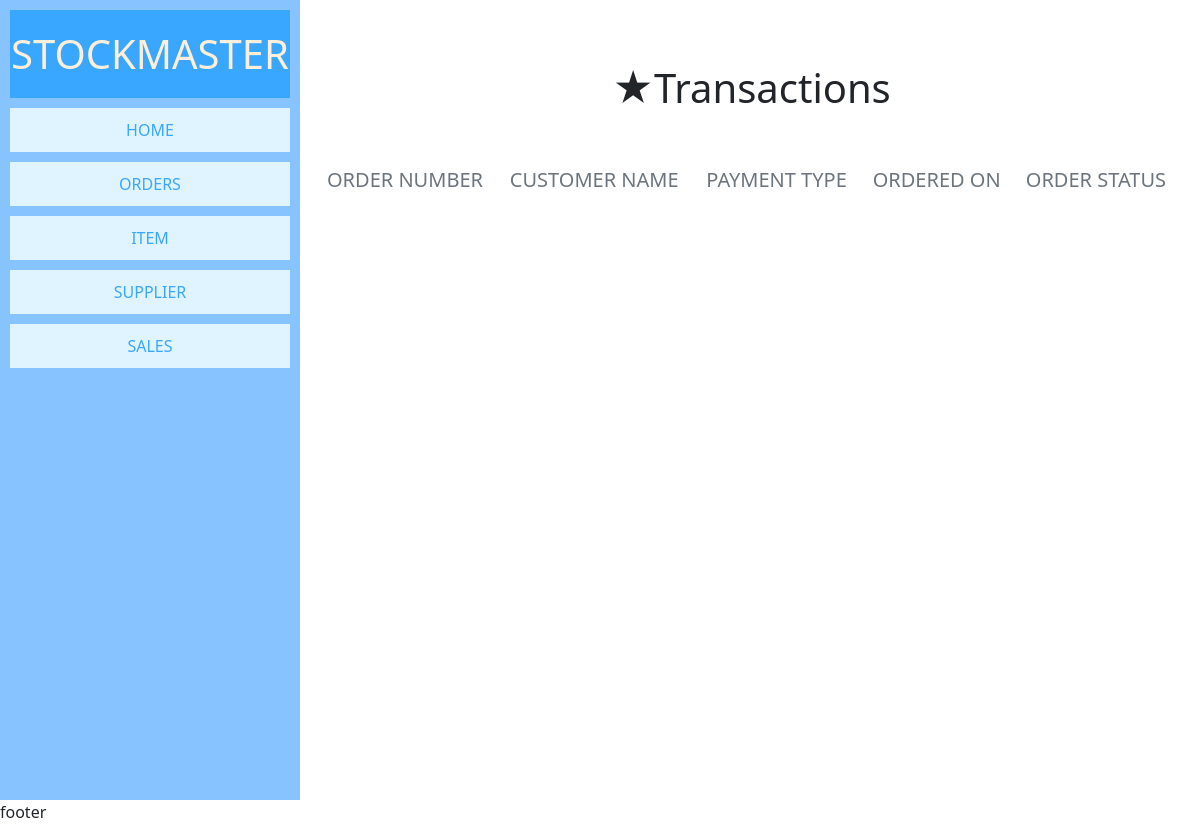
The page /pages/orders.php on the database as committed earlier.
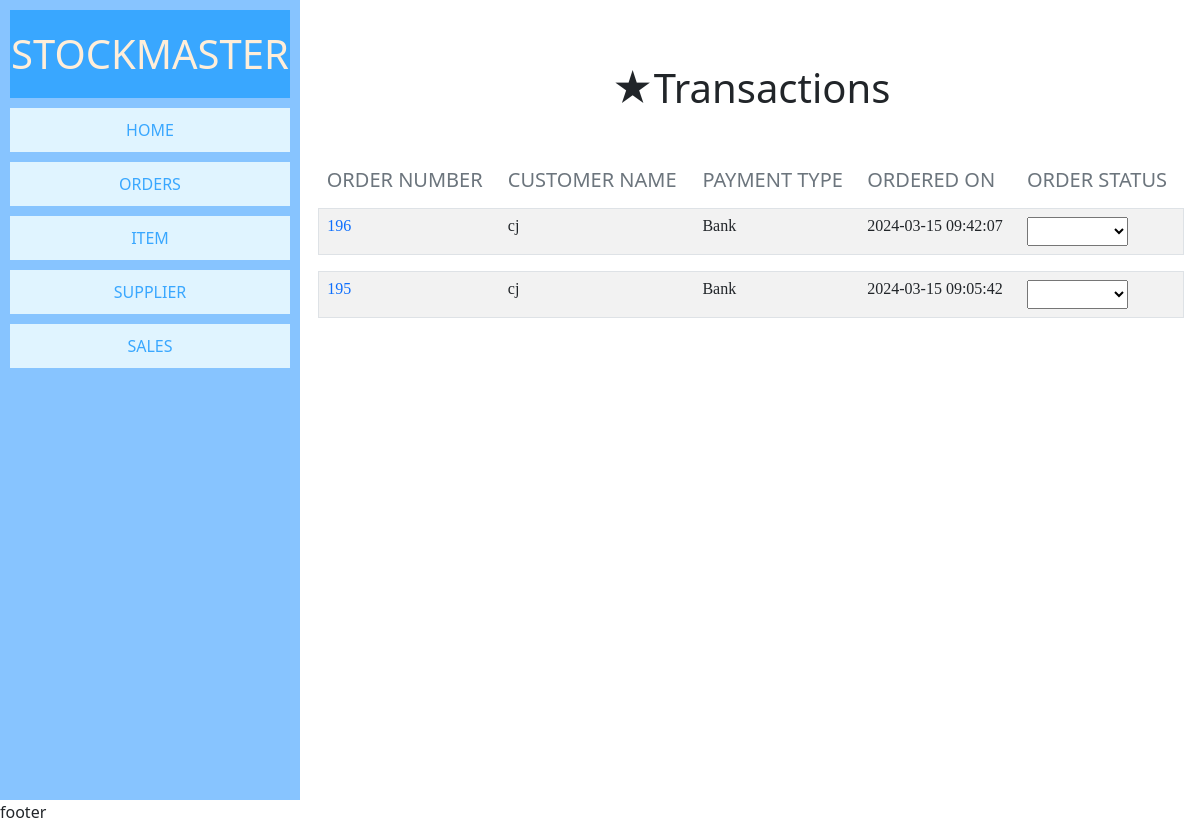
The same page on the database as committed later.
### tables this page shows
CREATE TABLE `order_details` (
  `order_details_id` int(11) NOT NULL,
  `item_id` int(11) NOT NULL,
  `item_quantity` int(11) NOT NULL,
  `item_price` int(11) NOT NULL,
  `item_subtotal` int(11) NOT NULL,
  `order_id` int(11) NOT NULL
);

CREATE TABLE `orders` (
  `order_id` int(11) NOT NULL,
  `customer_name` varchar(55) NOT NULL,
  `customer_phone` varchar(25) NOT NULL,
  `payment_type` enum('Cash','Bank','GCash') NOT NULL,
  `ref_num` int(11) NOT NULL,
  `amount_tendered` int(11) NOT NULL,
  `total_amount` int(11) NOT NULL,
  `change_amount` int(11) NOT NULL,
  `vat` int(11) NOT NULL,
  `discount` int(11) NOT NULL,
  `created_at` datetime NOT NULL DEFAULT current_timestamp()
);

### pages/orders.php (the view, shortened to what this page needs)
<?php
    require '../source/code.php';
?>
<?php
    if(!isset($orderData)){
        $orderData =[];
    }
    $sqlgetOrder = "SELECT *, orders.created_at,order_details.item_quantity
    FROM item
    JOIN order_details ON item.item_id = order_details.item_id
    JOIN orders ON order_details.order_id = orders.order_id GROUP BY orders.order_id";
    $orderResult = mysqli_query($conn, $sqlgetOrder);
        while($rowOrder = $orderResult -> fetch_assoc()){
            $orderData[] = $rowOrder;
        }
?>
<!DOCTYPE html>
<html lang="en">
<head>
</head>
<body>
    <div class="stock-container">
        <div class="side-nav">
            <h1 style="text-align:center;background-color: #39A7FF;color: #FFEED9;margin: 10px;padding: 20px 0">STOCKMASTER</h1>
            <div class="wrapper">
                <div><a href="index.php">HOME</a></div>
                <div><a href="orders.php">ORDERS</a></div>
                <div><a href="item.php">ITEM</a></div>
                <div><a href="supplier.php">SUPPLIER</a></div>
                <div><a href="sales.php">SALES</a></div>
            </div>
        </div>
        <div class="main">
            <div class="card-body mt-5">
            <h1 class="text-center">★Transactions</h1>
            <table class="table table-striped table-borderless mt-5">
                <thead>
                    <tr>
                        <th><h5 class="text-secondary">ORDER NUMBER</th>
                        <th><h5 class="text-secondary">CUSTOMER NAME</th>
                        <th><h5 class="text-secondary">PAYMENT TYPE</th>
                        <th><h5 class="text-secondary">ORDERED ON</th>
                        <th><h5 class="text-secondary">ORDER STATUS</th>
                    </tr>
                </thead>
                <tbody>
                    <?php $orderData = array_reverse($orderData); foreach ($orderData as $rowOrder) { ?>
                        <tr style="font-size: 16px; font-family:verdana;" class="border rounded trans" data-bs-toggle="collapse" data-bs-target="#collapse_<?php echo $rowOrder['order_id']; ?>" data-order-id="<?php echo $rowOrder['order_id']; ?>">
                            <td class="text-primary"><?php echo $rowOrder['order_id']; ?></td>
                            <td><?php echo $rowOrder['customer_name']; ?></td>
                            <td><?php echo $rowOrder['payment_type']; ?></td>
                            <td><?php echo $rowOrder['created_at']; ?></td>
                            <td><form action="orders.php?orderId=<?php echo $rowOrder['order_id']; ?>" method="post">
                                    <select name="status" class="p-1" onchange="this.form.submit()">
                                        <option value=""><?php echo $rowOrder['order_stat']; ?></option>
                                        <option value="Unpaid">Unpaid</option>
                                    </select>
                                </form>
                            </td>
                        </tr>
                        <tr>
                            <td colspan="5">
                            </td>
                        </tr>
                    <?php } ?>
                </tbody>
            </table>
            </div>
        </div>
        <div class="footer">footer</div>
    </div>
</body>
</html>

### source/code.php (shortened to what this page needs)
<?php
    echo '<script src="../api/datatables.js"></script>
    <script src="../api/chart.js"></script>
    <script src="../JS/StockJS.js"></script>
    <link rel="stylesheet" href="../api/datatables.css">
    <script src="../api/bootstrap.js"></script>
    <link rel="stylesheet" href="../api/bootstrap.css">
    <link rel="stylesheet" href="../CSS/style.css">
    ';
?>

### api/datatables.css (style rules this page uses)
:root { --dt-row-selected: 13, 110, 253; --dt-row-selected-text: 255, 255, 255; --dt-row-selected-link: 9, 10, 11; --dt-row-stripe: 0, 0, 0; --dt-row-hover: 0, 0, 0; --dt-column-ordering: 0, 0, 0; --dt-html-background: white; }

### CSS/style.css (style rules this page uses)
* { margin: 0; padding: 0; box-sizing: border-box; }
.side-nav { grid-area: side-nav;max-width: 300px; }
.main { grid-area: main; }
.footer { grid-area: footer; }
.stock-container { display: grid; grid-template-areas: '. . . . . . . . . . .' 'side-nav main main main main main main main main main main' 'footer footer footer footer footer footer footer footer footer footer footer'; padding: 0; margin: 0; }
.side-nav { height: 100vh; width: auto; background-color: #87C4FF; }
.wrapper a { display: block; padding: 10px; background-color: #E0F4FF; color: #39A7FF; margin: 10px; text-align: center; text-decoration: none; font-weight: lighter; }

Rows that differ between the two databases and show on the page:
added order_details: order.order_id "196", order.customer_name "cj", order.payment_type "Bank", order.created_at "2024-03-15 09:42:07"
added order_details: order.order_id "195", order.customer_name "cj", order.payment_type "Bank", order.created_at "2024-03-15 09:05:42"
